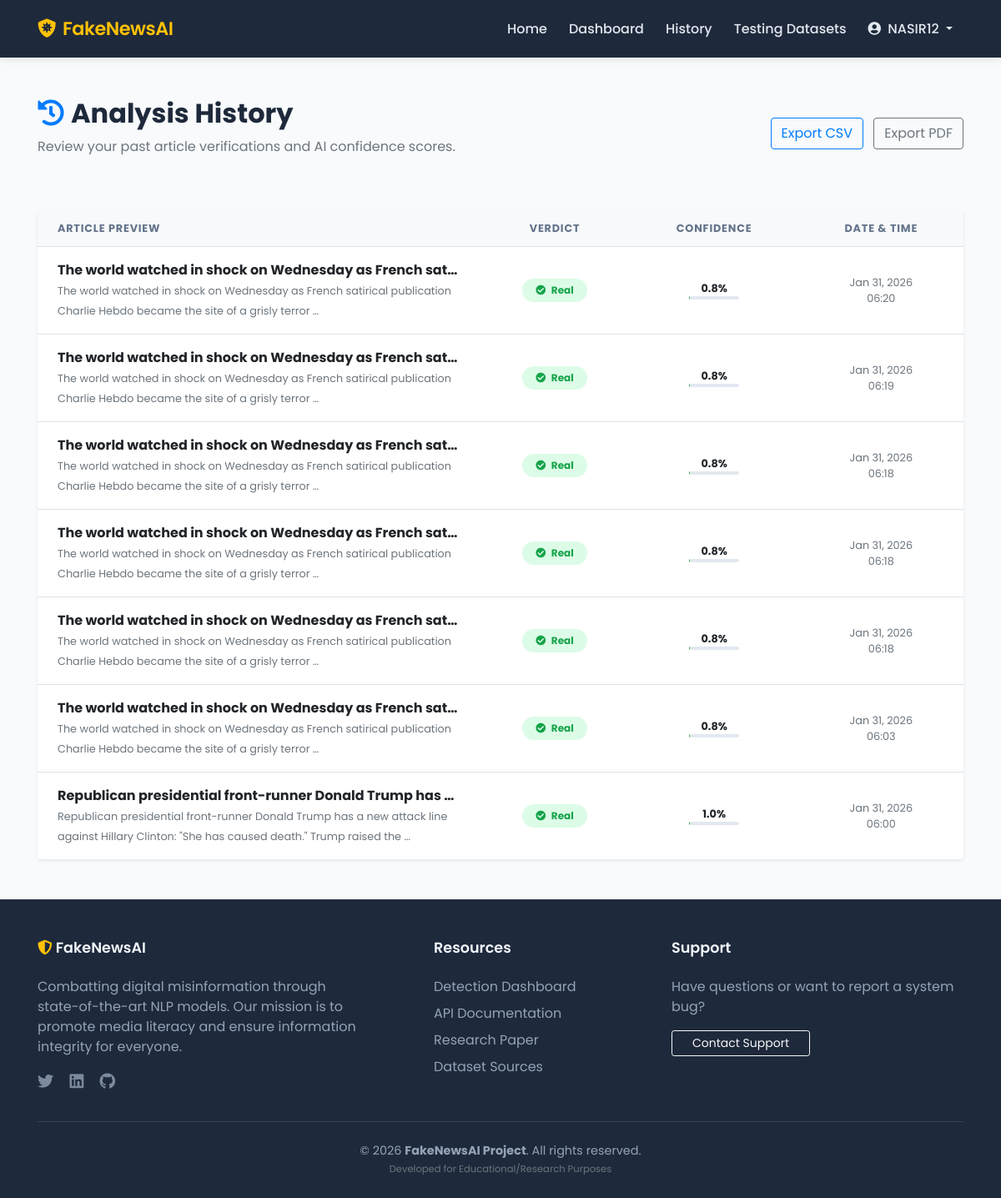
The page /news-history/ (signed in) on the database its author committed.
### myapp/models.py (models this page shows, shortened)
class CustomerUser(models.Model):
    STATUS_CHOICES = (
        ('active', 'Active'),
        ('inactive', 'Inactive'),
        ('banned', 'Banned'),
    )
    user_id = models.AutoField(primary_key=True)
    username = models.CharField(max_length=150, unique=True)
    email = models.EmailField(unique=True)
    password = models.CharField(max_length=255)
    full_name = models.CharField(max_length=150, blank=True, null=True)
    profile_image = models.ImageField(upload_to='profiles/', blank=True, null=True)
    bio = models.TextField(blank=True, null=True)
    phone = models.CharField(max_length=20, blank=True, null=True)
    gender = models.CharField(
        max_length=10,
        choices=[('Male', 'Male'), ('Female', 'Female'), ('Other', 'Other')],
        blank=True,
        null=True
    )
    dob = models.DateField(blank=True, null=True)
    country = models.CharField(max_length=100, blank=True, null=True)
    status = models.CharField(max_length=10, choices=STATUS_CHOICES, default='active')
    last_login = models.DateTimeField(auto_now=True)
    created_at = models.DateTimeField(auto_now_add=True)
    updated_at = models.DateTimeField(auto_now=True)

class NewsAnalysis(models.Model):
    RESULT_CHOICES = (
        (0, 'Real'),
        (1, 'Fake'),
    )
    user = models.ForeignKey(CustomerUser, on_delete=models.CASCADE)
    news_text = models.TextField()
    prediction = models.IntegerField(choices=RESULT_CHOICES)
    confidence_score = models.FloatField()
    analyzed_at = models.DateTimeField(auto_now_add=True)
    class Meta:
        ordering = ['-analyzed_at']

### myapp/views.py (the view)
# urls.py: path('news-history/', views.news_history_view, name='news_history'),
def news_history_view(request):
    if 'user_id' not in request.session:
        messages.error(request, "Please login first to view your analysis history.")
        return redirect('login')
    user = CustomerUser.objects.get(user_id=request.session['user_id'])
    history = NewsAnalysis.objects.filter(user=user).order_by('-analyzed_at')
    real_count = history.filter(prediction=0).count()
    fake_count = history.filter(prediction=1).count()
    confidence_list = list(history.values_list('confidence_score', flat=True))
    date_labels = [record.analyzed_at.strftime("%b %d %H:%M") for record in history]
    return render(request, 'news_history.html', {
        'user': user,
        'history': history,
        'real_count': real_count,
        'fake_count': fake_count,
        'confidence_list': confidence_list,
        'date_labels': date_labels
    })

### templates/news_history.html (shortened to what this page needs)
{% extends "base.html" %}
{% block content %}
<div class="container my-5">
    <div class="d-flex justify-content-between align-items-center mb-4">
        <div>
            <h2 class="font-weight-bold"><i class="fas fa-history text-primary mr-2"></i>Analysis History</h2>
            <p class="text-muted">Review your past article verifications and AI confidence scores.</p>
        </div>
        {% if history %}
        <div>
            <a href="{% url 'export_news_csv' %}" class="btn btn-outline-primary">Export CSV</a>
            <button id="exportPdfBtn" class="btn btn-outline-secondary ml-2">Export PDF</button>
        </div>
        {% endif %}
    </div>
    {% if history %}
        <div class="card border-0 shadow-sm">
            <div class="table-responsive">
                <table id="historyTable" class="table table-hover align-middle mb-0">
                    <thead class="bg-light">
                        <tr>
                            <th class="border-0 px-4">Article Preview</th>
                            <th class="border-0 text-center">Verdict</th>
                            <th class="border-0 text-center">Confidence</th>
                            <th class="border-0 text-center">Date & Time</th>
                        </tr>
                    </thead>
                    <tbody>
                        {% for record in history %}
                        <tr>
                            <td class="px-4 py-3" style="max-width: 300px;">
                                <div class="font-weight-bold text-truncate">{{ record.news_text|truncatewords:10 }}</div>
                                <small class="text-muted">{{ record.news_text|truncatewords:20 }}</small>
                            </td>
                            <td class="text-center align-middle">
                                {% if record.prediction == 1 %}
                                    <span class="badge badge-soft-danger px-3 py-2">
                                        <i class="fas fa-times-circle mr-1"></i> Fake
                                    </span>
                                {% else %}
                                    <span class="badge badge-soft-success px-3 py-2">
                                        <i class="fas fa-check-circle mr-1"></i> Real
                                    </span>
                                {% endif %}
                            </td>
                            <td class="text-center align-middle">
                                <div class="small font-weight-bold">{{ record.confidence_score|floatformat:1 }}%</div>
                                <div class="progress mx-auto" style="height: 4px; width: 60px;">
                                </div>
                            </td>
                            <td class="text-center align-middle text-muted small">
                                {{ record.analyzed_at|date:"M d, Y" }}<br>
                                {{ record.analyzed_at|date:"H:i" }}
                            </td>
                        </tr>
                        {% endfor %}
                    </tbody>
                </table>
            </div>
        </div>
    {% endif %}
</div>
{% endblock %}

### templates/base.html (shortened to what this page needs)
<!DOCTYPE html>
<html lang="en">
<head>
    <link rel="stylesheet" href="https://stackpath.bootstrapcdn.com/bootstrap/4.5.2/css/bootstrap.min.css">
    <link rel="stylesheet" href="https://cdnjs.cloudflare.com/ajax/libs/font-awesome/5.15.4/css/all.min.css">
</head>
<body>
    <nav class="navbar navbar-expand-lg navbar-dark sticky-top">
        <div class="container">
            <a class="navbar-brand" href="{% url 'index' %}">
                <i class="fas fa-shield-virus mr-2"></i>FakeNewsAI
            </a>
            <div class="collapse navbar-collapse" id="mainNav">
                <ul class="navbar-nav ml-auto">
                    <li class="nav-item">
                        <a class="nav-link" href="{% url 'index' %}">Home</a>
                    </li>
                    {% if request.session.user_id %}
                        <li class="nav-item">
                            <a class="nav-link" href="{% url 'dashboard' %}">Dashboard</a>
                        </li>
                        <li class="nav-item">
                            <a class="nav-link" href="{% url 'news_history' %}">History</a>
                        </li>
                        <li class="nav-item">
                            <a class="nav-link" href="{% url 'dataset_list' %}">Testing Datasets</a>
                        </li>
                        <li class="nav-item dropdown">
                            <a class="nav-link dropdown-toggle" href="#" id="userDropdown" role="button" data-toggle="dropdown">
                                <i class="fas fa-user-circle mr-1"></i> {{ request.session.username }}
                            </a>
                        </li>
                    {% endif %}
                </ul>
            </div>
        </div>
    </nav>
    <main>
        {% block content %}{% endblock %}
    </main>
    <footer>
        <div class="container">
            <div class="row">
                <div class="col-lg-5 mb-4 mb-lg-0">
                    <h5 class="footer-heading"><i class="fas fa-shield-alt text-warning"></i> FakeNewsAI</h5>
                    <p class="pr-lg-5">Combatting digital misinformation through state-of-the-art NLP models. Our mission is to promote media literacy and ensure information integrity for everyone.</p>
                    <div class="social-icons">
                        <a href="#"><i class="fab fa-twitter"></i></a>
                        <a href="#"><i class="fab fa-linkedin"></i></a>
                        <a href="#"><i class="fab fa-github"></i></a>
                    </div>
                </div>
                <div class="col-lg-3 col-md-6 mb-4 mb-lg-0">
                    <h5 class="footer-heading">Resources</h5>
                    <ul class="list-unstyled">
                        <li class="mb-2"><a href="{% url 'dashboard' %}">Detection Dashboard</a></li>
                        <li class="mb-2"><a href="#">API Documentation</a></li>
                        <li class="mb-2"><a href="#">Research Paper</a></li>
                        <li class="mb-2"><a href="#">Dataset Sources</a></li>
                    </ul>
                </div>
                <div class="col-lg-4 col-md-6">
                    <h5 class="footer-heading">Support</h5>
                    <p>Have questions or want to report a system bug?</p>
                    <a href="mailto:support@fakenewsai.app" class="btn btn-outline-light btn-sm px-4">Contact Support</a>
                </div>
            </div>
            <div class="footer-bottom text-center">
                <p class="mb-0">&copy; {% now "Y" %} <strong>FakeNewsAI Project</strong>. All rights reserved.</p>
                <small class="text-muted">Developed for Educational/Research Purposes</small>
            </div>
        </div>
    </footer>
</body>
</html>

### templates/base.html (style rules this page uses)
:root { --primary-color: #2563eb; --accent-color: #ffc107; --dark-bg: #1e293b; --light-bg: #f8fafc; }
body { font-family: 'Poppins', sans-serif; background-color: var(--light-bg); color: #1e293b; display: flex; flex-direction: column; min-height: 100vh; }
.navbar { background: var(--dark-bg) !important; padding: 0.8rem 1rem; box-shadow: 0 2px 10px rgba(0,0,0,0.1); }
.navbar-brand { font-weight: 600; font-size: 1.4rem; color: var(--accent-color) !important; letter-spacing: -0.5px; }
.nav-link { font-weight: 500; color: #e2e8f0 !important; margin: 0 5px; transition: color 0.3s ease; }
main { flex: 1; }
footer { background: var(--dark-bg); color: #94a3b8; padding-top: 3rem; }
.footer-heading { color: #f1f5f9; font-weight: 600; margin-bottom: 1.5rem; font-size: 1.1rem; }
footer a { color: #94a3b8; transition: 0.3s; }
.social-icons a { font-size: 1.2rem; margin-right: 15px; opacity: 0.8; }
.footer-bottom { border-top: 1px solid #334155; padding: 1.5rem 0; margin-top: 2rem; font-size: 0.9rem; }

### templates/news_history.html (style rules this page uses)
.badge-soft-success { background-color: #dcfce7; color: #16a34a; border-radius: 20px; }
.table thead th { font-size: 0.8rem; text-transform: uppercase; letter-spacing: 0.05rem; color: #64748b; }
.table tbody tr { transition: background 0.2s ease; }
.progress { background-color: #e2e8f0; }

### rows shown on the page
CustomerUser: session.username "NASIR12"
NewsAnalysis: news_text "The world watched in shock on Wednesday as French sat…", news_text "The world watched in shock on Wednesday as French satirical publication Charlie Hebdo became the site of a grisly terror …", prediction 0 (drawn), confidence_score "0.8", analyzed_at "Jan 31, 2026", analyzed_at "06:20"
NewsAnalysis: news_text "The world watched in shock on Wednesday as French sat…", news_text "The world watched in shock on Wednesday as French satirical publication Charlie Hebdo became the site of a grisly terror …", prediction 0 (drawn), confidence_score "0.8", analyzed_at "Jan 31, 2026", analyzed_at "06:19"
NewsAnalysis: news_text "The world watched in shock on Wednesday as French sat…", news_text "The world watched in shock on Wednesday as French satirical publication Charlie Hebdo became the site of a grisly terror …", prediction 0 (drawn), confidence_score "0.8", analyzed_at "Jan 31, 2026", analyzed_at "06:18"
NewsAnalysis: news_text "The world watched in shock on Wednesday as French sat…", news_text "The world watched in shock on Wednesday as French satirical publication Charlie Hebdo became the site of a grisly terror …", prediction 0 (drawn), confidence_score "0.8", analyzed_at "Jan 31, 2026", analyzed_at "06:18"
NewsAnalysis: news_text "The world watched in shock on Wednesday as French sat…", news_text "The world watched in shock on Wednesday as French satirical publication Charlie Hebdo became the site of a grisly terror …", prediction 0 (drawn), confidence_score "0.8", analyzed_at "Jan 31, 2026", analyzed_at "06:18"
NewsAnalysis: news_text "The world watched in shock on Wednesday as French sat…", news_text "The world watched in shock on Wednesday as French satirical publication Charlie Hebdo became the site of a grisly terror …", prediction 0 (drawn), confidence_score "0.8", analyzed_at "Jan 31, 2026", analyzed_at "06:03"
NewsAnalysis: news_text "Republican presidential front-runner Donald Trump has…", news_text "Republican presidential front-runner Donald Trump has a new attack line against Hillary Clinton: \"She has caused death.\" Trump raised the …", prediction 0 (drawn), confidence_score "1.0", analyzed_at "Jan 31, 2026", analyzed_at "06:00"
